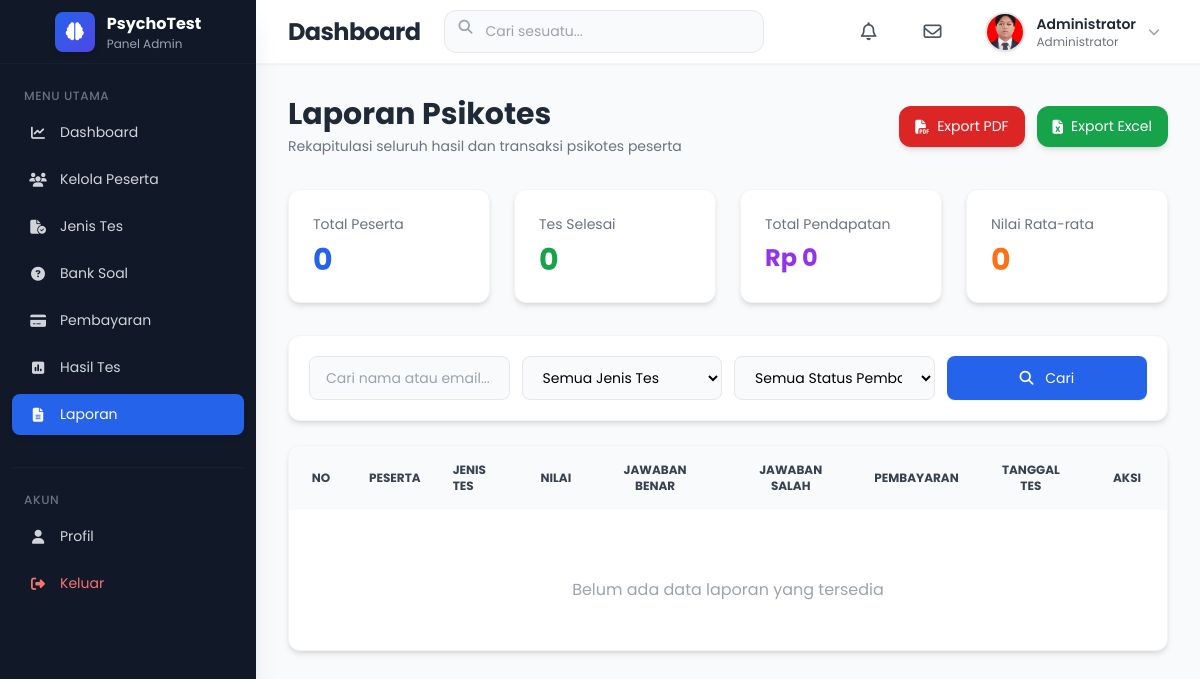
/admin/reports/reports.php (signed in), run on the app's committed database.
### tables this page shows
CREATE TABLE `users` (
  `id` int NOT NULL,
  `fullname` varchar(100) NOT NULL,
  `email` varchar(100) NOT NULL,
  `password` varchar(255) NOT NULL,
  `role` enum('admin','peserta') DEFAULT 'peserta',
  `status` enum('active','inactive') DEFAULT 'active',
  `created_at` timestamp NULL DEFAULT CURRENT_TIMESTAMP,
  `profile_pic` varchar(255) DEFAULT 'default.png'
);

### admin/reports/reports.php (the view, shortened to what this page needs)
<?php
require "../../config/database.php";
include "../../includes/admin_header.php";
include "../../includes/admin_sidebar.php";
include "../../includes/admin_navbar.php";
$search = "";
$test = "";
$status = "";
$where = "WHERE user_tests.status = 'finished'";
$query = mysqli_query($conn, "
  SELECT
    user_tests.*,
    users.fullname,
    users.email,
    tests.title
  FROM user_tests
  JOIN users ON users.id = user_tests.user_id
  JOIN tests ON tests.id = user_tests.test_id
  $where
  ORDER BY user_tests.created_at DESC
");
$totalParticipant = mysqli_fetch_assoc(mysqli_query($conn, "
  SELECT COUNT(DISTINCT user_id) AS total FROM user_tests
"))['total'] ?? 0;
$totalFinished = mysqli_fetch_assoc(mysqli_query($conn, "
  SELECT COUNT(*) AS total FROM user_tests WHERE status = 'finished'
"))['total'] ?? 0;
$totalIncome = mysqli_fetch_assoc(mysqli_query($conn, "
  SELECT SUM(tests.price) AS total
  FROM user_tests
  JOIN tests ON tests.id = user_tests.test_id
  WHERE payment_status = 'paid'
"))['total'] ?? 0;
$averageScore = mysqli_fetch_assoc(mysqli_query($conn, "
  SELECT AVG(score) AS avg_score FROM user_tests WHERE status = 'finished'
"))['avg_score'] ?? 0;
?>
<div class="ml-64 mt-16 p-8 min-h-screen bg-gray-50">
  <div class="flex flex-col md:flex-row justify-between items-start md:items-center mb-8 gap-4">
    <div>
      <h1 class="text-3xl font-bold text-gray-800">Laporan Psikotes</h1>
      <p class="text-gray-500 mt-1">Rekapitulasi seluruh hasil dan transaksi psikotes peserta</p>
    </div>
    <div class="flex gap-3">
      <a href="report_pdf.php?search=<?= urlencode($search) ?>&test=<?= urlencode($test) ?>&status=<?= urlencode($status) ?>"
        class="bg-red-600 hover:bg-red-700 text-white px-4 py-2.5 rounded-xl shadow-md hover:shadow-lg transition-all duration-300 flex items-center gap-2">
        <i class="fa-solid fa-file-pdf"></i> Export PDF
      </a>
      <a href="report_excel.php?search=<?= urlencode($search) ?>&test=<?= urlencode($test) ?>&status=<?= urlencode($status) ?>"
        class="bg-green-600 hover:bg-green-700 text-white px-4 py-2.5 rounded-xl shadow-md hover:shadow-lg transition-all duration-300 flex items-center gap-2">
        <i class="fa-solid fa-file-excel"></i> Export Excel
      </a>
    </div>
  </div>
  <div class="grid grid-cols-1 sm:grid-cols-2 lg:grid-cols-4 gap-6 mb-8">
    <div class="bg-white rounded-xl shadow-md hover:shadow-lg transition-shadow duration-300 p-6 border border-gray-100 card-animate">
      <p class="text-gray-500 text-sm">Total Peserta</p>
      <h2 class="text-3xl font-bold text-blue-600 mt-2"><?= $totalParticipant ?></h2>
    </div>
    <div class="bg-white rounded-xl shadow-md hover:shadow-lg transition-shadow duration-300 p-6 border border-gray-100 card-animate">
      <p class="text-gray-500 text-sm">Tes Selesai</p>
      <h2 class="text-3xl font-bold text-green-600 mt-2"><?= $totalFinished ?></h2>
    </div>
    <div class="bg-white rounded-xl shadow-md hover:shadow-lg transition-shadow duration-300 p-6 border border-gray-100 card-animate">
      <p class="text-gray-500 text-sm">Total Pendapatan</p>
      <h2 class="text-2xl font-bold text-purple-600 mt-2">Rp <?= number_format($totalIncome, 0, ",", ".") ?></h2>
    </div>
    <div class="bg-white rounded-xl shadow-md hover:shadow-lg transition-shadow duration-300 p-6 border border-gray-100 card-animate">
      <p class="text-gray-500 text-sm">Nilai Rata-rata</p>
      <h2 class="text-3xl font-bold text-orange-500 mt-2"><?= round($averageScore) ?></h2>
    </div>
  </div>
  <div class="bg-white rounded-xl shadow-md p-5 mb-6 border border-gray-100 card-animate">
    <form method="GET" class="grid grid-cols-1 md:grid-cols-2 lg:grid-cols-4 gap-3">
      <input type="text" name="search" value="<?= htmlspecialchars($search) ?>"
        placeholder="Cari nama atau email..."
        class="w-full border border-gray-200 rounded-lg px-4 py-2.5 bg-gray-50 focus:bg-white focus:ring-2 focus:ring-blue-500/30 focus:border-blue-500 outline-none transition-all duration-200">
      <select name="test"
        class="w-full border border-gray-200 rounded-lg px-4 py-2.5 bg-gray-50 focus:bg-white focus:ring-2 focus:ring-blue-500/30 focus:border-blue-500 outline-none transition-all duration-200">
        <option value="">Semua Jenis Tes</option>
      </select>
      <select name="status"
        class="w-full border border-gray-200 rounded-lg px-4 py-2.5 bg-gray-50 focus:bg-white focus:ring-2 focus:ring-blue-500/30 focus:border-blue-500 outline-none transition-all duration-200">
        <option value="">Semua Status Pembayaran</option>
      </select>
      <button type="submit"
        class="bg-blue-600 hover:bg-blue-700 text-white px-4 py-2.5 rounded-lg shadow-sm hover:shadow transition-all duration-200">
        <i class="fa-solid fa-magnifying-glass mr-2"></i> Cari
      </button>
    </form>
  </div>
  <div class="bg-white rounded-xl shadow-md overflow-hidden border border-gray-100 card-animate">
    <table class="w-full text-sm">
      <thead class="bg-gray-50 text-gray-700 uppercase text-xs font-semibold">
        <tr>
          <th class="p-4 text-center w-16">No</th>
          <th class="p-4 text-left">Peserta</th>
          <th class="p-4 text-left">Jenis Tes</th>
          <th class="p-4 text-center">Nilai</th>
          <th class="p-4 text-center">Jawaban Benar</th>
          <th class="p-4 text-center">Jawaban Salah</th>
          <th class="p-4 text-center">Pembayaran</th>
          <th class="p-4 text-center">Tanggal Tes</th>
          <th class="p-4 text-center w-20">Aksi</th>
        </tr>
      </thead>
      <tbody class="divide-y divide-gray-100">
        <?php if (mysqli_num_rows($query) > 0): ?>
          <?php $no = 1; ?>
          <?php while ($row = mysqli_fetch_assoc($query)): ?>
            <?php
            if ($row['score'] >= 80) {
              $scoreColor = "text-green-600";
            } elseif ($row['score'] >= 60) {
              $scoreColor = "text-yellow-600";
            } else {
              $scoreColor = "text-red-600";
            }
            switch ($row['payment_status']) {
              case "paid":
                $badge = "bg-green-100 text-green-700";
                $payText = "Lunas";
                break;
              case "pending":
                $badge = "bg-yellow-100 text-yellow-700";
                $payText = "Menunggu";
                break;
              default:
                $badge = "bg-red-100 text-red-700";
                $payText = "Ditolak";
                break;
            }
            ?>
            <tr class="hover:bg-blue-50/50 transition-colors duration-200">
              <td class="p-4 text-center text-gray-700"><?= $no++ ?></td>
              <td class="p-4">
                <div class="font-medium text-gray-800"><?= htmlspecialchars($row['fullname']) ?></div>
                <div class="text-xs text-gray-500"><?= htmlspecialchars($row['email']) ?></div>
              </td>
              <td class="p-4">
                <span class="font-medium text-blue-600"><?= htmlspecialchars($row['title']) ?></span>
              </td>
              <td class="p-4 text-center">
                <span class="font-bold text-lg <?= $scoreColor ?>"><?= $row['score'] ?></span>
              </td>
              <td class="p-4 text-center text-green-600 font-semibold"><?= $row['correct_answers'] ?></td>
              <td class="p-4 text-center text-red-600 font-semibold"><?= $row['wrong_answers'] ?></td>
              <td class="p-4 text-center">
                <span class="<?= $badge ?> px-2.5 py-1 rounded-full text-xs font-medium"><?= $payText ?></span>
              </td>
              <td class="p-4 text-center text-gray-600">
                <?= date("d M Y", strtotime($row['created_at'])) ?><br>
                <span class="text-xs"><?= date("H:i", strtotime($row['created_at'])) ?></span>
              </td>
              <td class="p-4 text-center">
                <a href="result_detail.php?id=<?= $row['id'] ?>"
                  class="bg-blue-600 hover:bg-blue-700 text-white w-8 h-8 rounded-lg inline-flex items-center justify-center transition-all duration-200 hover:scale-105"
                  title="Lihat Detail">
                  <i class="fa-solid fa-eye text-sm"></i>
                </a>
              </td>
            </tr>
          <?php endwhile; ?>
        <?php else: ?>
          <tr>
            <td colspan="9" class="py-12 text-center text-gray-400">
              <p class="text-base">Belum ada data laporan yang tersedia</p>
            </td>
          </tr>
        <?php endif; ?>
      </tbody>
    </table>
  </div>
</div>
<?php include "../../includes/admin_footer.php"; ?>

### includes/admin_navbar.php (shortened to what this page needs)
<?php
$admin_id = (int)$_SESSION['id'];
$user_nav = mysqli_fetch_assoc(mysqli_query($conn, "SELECT fullname, profile_pic FROM users WHERE id = '$admin_id' LIMIT 1"));
$foto_nav = !empty($user_nav['profile_pic'])
  ? "/PsychoTest/admin/profile/profiles/" . $user_nav['profile_pic']
  : "../assets/images/default.png";
?>
<nav class="fixed top-0 left-64 right-0 h-16 bg-white shadow-sm border-b border-gray-100 z-40 transition-all duration-300">
  <div class="flex items-center justify-between h-full px-8">
    <div class="flex items-center gap-6">
      <h2 class="text-xl md:text-2xl font-bold text-gray-800 tracking-tight">
        Dashboard
      </h2>
      <div class="relative hidden md:block">
        <input
          type="text"
          placeholder="Cari sesuatu..."
          class="w-72 lg:w-80 pl-10 pr-4 py-2.5 rounded-xl border border-gray-200 bg-gray-50 focus:bg-white focus:ring-2 focus:ring-blue-500/20 focus:border-blue-500 outline-none transition-all duration-200">
        <i class="fa-solid fa-magnifying-glass absolute left-3.5 top-2.5 text-gray-400"></i>
      </div>
    </div>
    <div class="flex items-center gap-4 lg:gap-6">
      <a href="/PsychoTest/includes/notifikasi.php" class="relative w-10 h-10 rounded-xl hover:bg-gray-100 transition-all duration-200 flex items-center justify-center group">
        <i class="fa-regular fa-bell text-lg text-gray-600 group-hover:text-gray-800"></i>
      </a>
      <a href="/PsychoTest/includes/pesan.php" class="relative w-10 h-10 rounded-xl hover:bg-gray-100 transition-all duration-200 flex items-center justify-center group">
        <i class="fa-regular fa-envelope text-lg text-gray-600 group-hover:text-gray-800"></i>
      </a>
      <div class="relative group cursor-pointer">
        <div class="flex items-center gap-3 p-2 rounded-xl hover:bg-gray-50 transition-all duration-200">
          <img
            src="<?= htmlspecialchars($foto_nav) ?>"
            alt="Profil"
            class="w-10 h-10 rounded-full border-2 border-gray-200 object-cover shadow-sm"
            onerror="this.src='../assets/images/default.png'">
          <div class="hidden md:block text-left">
            <h4 class="font-semibold text-gray-800 text-sm">
              <?= htmlspecialchars($user_nav['fullname'] ?? "Administrator") ?>
            </h4>
            <p class="text-xs text-gray-500">
              Administrator
            </p>
          </div>
          <i class="fa-solid fa-chevron-down text-xs text-gray-400 group-hover:text-gray-600 transition-transform duration-200 group-hover:rotate-180"></i>
        </div>
      </div>
    </div>
  </div>
</nav>

### includes/admin_header.php (style rules this page uses)
* { font-family: 'Poppins', -apple-system, BlinkMacSystemFont, "Segoe UI", Roboto, Oxygen, Ubuntu, Cantarell, "Open Sans", "Helvetica Neue", sans-serif; }
body { background-color: #f8fafc; font-size: 14px; line-height: 1.6; }
.transition-all { transition: all 0.25s ease; }
table { border-collapse: separate; border-spacing: 0; }

### data on the page
users: profile_pic (picture), fullname "Administrator"

### other printed values
$totalParticipant "0"
$totalFinished "0"
$totalIncome "0"
$averageScore "0"
